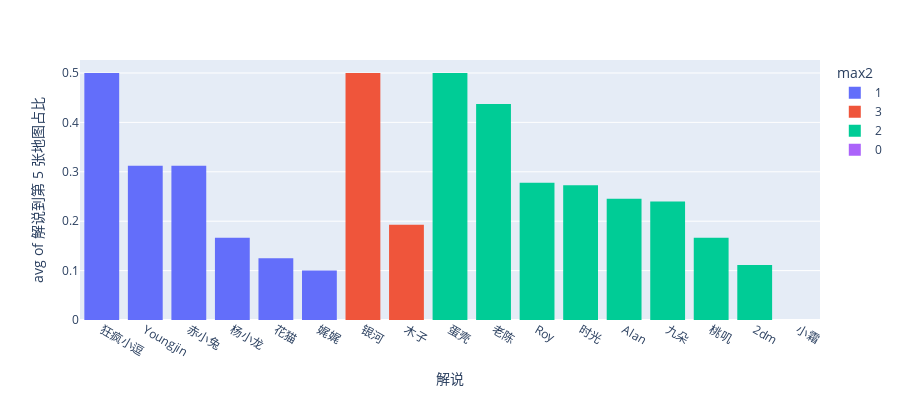

Notebook cell for this chart:
### Code cell
fig = px.histogram(df_names.sort_values(by='two_rate', ascending=False),
                    x="names", y="two_rate",
                    color='max2', # barmode='group',
                    histfunc='avg',
                    labels={'names':'解说', 'two_rate':'解说到第 5 张地图占比'},
                    height=400)
fig.show()

### Figure 1 — Plotly figure (JSON) as saved in the notebook; plotly's stock layout.template omitted (floating-point values rounded to 4 significant figures)
{"data": [{"alignmentgroup": "True", "bingroup": "x", "histfunc": "avg", "hovertemplate": "max2=1<br>解说=%{x}<br>avg of 解说到第 5 张地图占比=%{y}<extra></extra>", "legendgroup": "1", "marker": {"color": "#636efa", "pattern": {"shape": ""}}, "name": "1", "offsetgroup": "1", "orientation": "v", "showlegend": true, "type": "histogram", "x": ["狂疯小逗", "Youngjin", "赤小兔", "杨小龙", "花猫", "娓娓"], "xaxis": "x", "y": [0.5, 0.3125, 0.3125, 0.1667, 0.125, 0.1], "yaxis": "y"}, {"alignmentgroup": "True", "bingroup": "x", "histfunc": "avg", "hovertemplate": "max2=3<br>解说=%{x}<br>avg of 解说到第 5 张地图占比=%{y}<extra></extra>", "legendgroup": "3", "marker": {"color": "#EF553B", "pattern": {"shape": ""}}, "name": "3", "offsetgroup": "3", "orientation": "v", "showlegend": true, "type": "histogram", "x": ["银河", "木子"], "xaxis": "x", "y": [0.5, 0.193], "yaxis": "y"}, {"alignmentgroup": "True", "bingroup": "x", "histfunc": "avg", "hovertemplate": "max2=2<br>解说=%{x}<br>avg of 解说到第 5 张地图占比=%{y}<extra></extra>", "legendgroup": "2", "marker": {"color": "#00cc96", "pattern": {"shape": ""}}, "name": "2", "offsetgroup": "2", "orientation": "v", "showlegend": true, "type": "histogram", "x": ["蛋壳", "老陈", "Roy", "时光", "Alan", "九朵", "桃叽", "2dm"], "xaxis": "x", "y": [0.5, 0.4375, 0.2778, 0.2727, 0.2456, 0.24, 0.1667, 0.1111], "yaxis": "y"}, {"alignmentgroup": "True", "bingroup": "x", "histfunc": "avg", "hovertemplate": "max2=0<br>解说=%{x}<br>avg of 解说到第 5 张地图占比=%{y}<extra></extra>", "legendgroup": "0", "marker": {"color": "#ab63fa", "pattern": {"shape": ""}}, "name": "0", "offsetgroup": "0", "orientation": "v", "showlegend": true, "type": "histogram", "x": ["小霜"], "xaxis": "x", "y": [0], "yaxis": "y"}], "layout": {"barmode": "relative", "height": 400, "legend": {"title": {"text": "max2"}, "tracegroupgap": 0}, "margin": {"t": 60}, "xaxis": {"anchor": "y", "domain": [0, 1], "title": {"text": "解说"}}, "yaxis": {"anchor": "x", "domain": [0, 1], "title": {"text": "avg of 解说到第 5 张地图占比"}}}}
